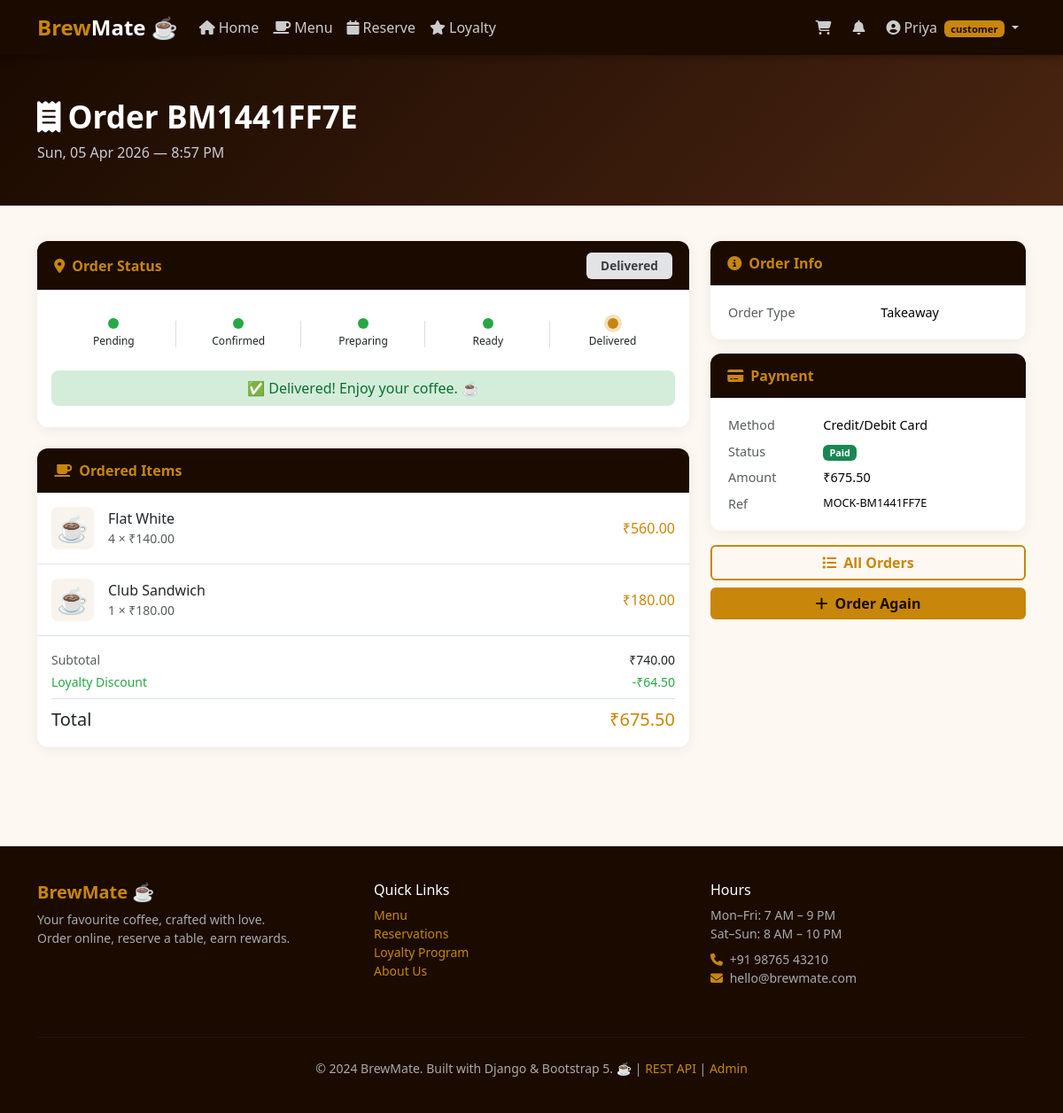
Screenshot of /orders/2/ (signed in) with the database file from the repository.
### coffee/models.py (models this page shows, shortened)
class User(AbstractBaseUser, PermissionsMixin):
    ROLES = [
        ('customer', 'Customer'),
        ('staff',    'Staff'),
        ('admin',    'Admin'),
    ]
    email       = models.EmailField(unique=True, db_index=True)
    first_name  = models.CharField(max_length=50, default='')
    last_name   = models.CharField(max_length=50, blank=True, default='')
    phone       = models.CharField(max_length=15, blank=True, default='')
    role        = models.CharField(max_length=10, choices=ROLES,
                                   default='customer', db_index=True)
    avatar      = models.ImageField(upload_to='avatars/',
                                    blank=True, null=True, default=None)
    is_active   = models.BooleanField(default=True)
    is_staff    = models.BooleanField(default=False)
    date_joined = models.DateTimeField(default=timezone.now)
    USERNAME_FIELD  = 'email'
    REQUIRED_FIELDS = ['first_name']
    objects         = UserManager()
    class Meta:
        db_table = 'coffee_user'

class Order(models.Model):
    STATUS = [
        ('pending',   'Pending'),
        ('confirmed', 'Confirmed'),
        ('preparing', 'Preparing'),
        ('ready',     'Ready'),
        ('delivered', 'Delivered'),
        ('cancelled', 'Cancelled'),
    ]
    ORDER_TYPE = [
        ('dine_in',  'Dine In'),
        ('takeaway', 'Takeaway'),
        ('delivery', 'Delivery'),
    ]
    order_number   = models.CharField(max_length=12, unique=True,
                                      blank=True, default='')
    user           = models.ForeignKey(
        User, on_delete=models.PROTECT, related_name='orders'
    )
    table          = models.ForeignKey(
        ShopTable, on_delete=models.SET_NULL,
        null=True, blank=True, default=None
    )
    order_type     = models.CharField(max_length=10, choices=ORDER_TYPE,
                                      default='dine_in')
    status         = models.CharField(max_length=15, choices=STATUS,
                                      default='pending', db_index=True)
    subtotal       = models.DecimalField(max_digits=10, decimal_places=2,
                                         default=Decimal('0.00'))
    discount       = models.DecimalField(max_digits=10, decimal_places=2,
                                         default=Decimal('0.00'))
    total          = models.DecimalField(max_digits=10, decimal_places=2,
                                         default=Decimal('0.00'))
    loyalty_used   = models.PositiveIntegerField(default=0)
    special_notes  = models.TextField(blank=True, default='')
    estimated_time = models.PositiveIntegerField(default=10)
    created_at     = models.DateTimeField(auto_now_add=True, db_index=True)
    updated_at     = models.DateTimeField(auto_now=True)
    class Meta:
        db_table = 'coffee_order'
        ordering = ['-created_at']

class OrderItem(models.Model):
    order      = models.ForeignKey(
        Order, on_delete=models.CASCADE, related_name='items'
    )
    product    = models.ForeignKey(Product, on_delete=models.PROTECT)
    quantity   = models.PositiveIntegerField(default=1)
    unit_price = models.DecimalField(max_digits=8, decimal_places=2,
                                     default=Decimal('0.00'))
    notes      = models.CharField(max_length=200, blank=True, default='')
    class Meta:
        db_table = 'coffee_orderitem'
    @property
    def subtotal(self):
        return self.unit_price * self.quantity

class Product(models.Model):
    category    = models.ForeignKey(
        Category, on_delete=models.CASCADE, related_name='products'
    )
    name        = models.CharField(max_length=100, default='')
    slug        = models.SlugField(max_length=120, unique=True,
                                   blank=True, default='')
    description = models.TextField(blank=True, default='')
    price       = models.DecimalField(max_digits=8, decimal_places=2,
                                      default=Decimal('0.00'))
    image       = models.ImageField(upload_to='products/',
                                    blank=True, null=True, default=None)
    is_available = models.BooleanField(default=True, db_index=True)
    is_featured  = models.BooleanField(default=False)
    prep_time    = models.PositiveIntegerField(default=5)
    calories     = models.PositiveIntegerField(null=True, blank=True,
                                               default=None)
    created_at   = models.DateTimeField(auto_now_add=True)
    updated_at   = models.DateTimeField(auto_now=True)
    class Meta:
        db_table = 'coffee_product'
        ordering = ['category', 'name']

class Payment(models.Model):
    METHOD = [
        ('cash',   'Cash on Delivery'),
        ('card',   'Credit/Debit Card'),
        ('upi',    'UPI'),
        ('wallet', 'Wallet'),
    ]
    STATUS = [
        ('pending',  'Pending'),
        ('paid',     'Paid'),
        ('failed',   'Failed'),
        ('refunded', 'Refunded'),
    ]
    order          = models.OneToOneField(
        Order, on_delete=models.CASCADE, related_name='payment'
    )
    method         = models.CharField(max_length=10, choices=METHOD,
                                      default='cash')
    status         = models.CharField(max_length=10, choices=STATUS,
                                      default='pending')
    amount         = models.DecimalField(max_digits=10, decimal_places=2,
                                         default=Decimal('0.00'))
    transaction_id = models.CharField(max_length=100, blank=True, default='')
    paid_at        = models.DateTimeField(null=True, blank=True, default=None)
    created_at     = models.DateTimeField(auto_now_add=True)
    class Meta:
        db_table = 'coffee_payment'

### coffee/views.py (the view)
# urls.py: path('orders/<int:pk>/',               views.order_detail_view,     name='order_detail'),
@login_required
def order_detail_view(request, pk):
    order = get_object_or_404(Order, pk=pk)
    if request.user.role == 'customer' and order.user != request.user:
        return redirect('forbidden')
    return render(request, 'coffee/order_detail.html', {
        'order':   order,
        'payment': getattr(order, 'payment', None),
    })

### coffee/templates/coffee/order_detail.html (shortened to what this page needs)
{% extends 'coffee/base.html' %}
{% block content %}
<div class="page-hero">
  <div class="container">
    <h1><i class="fa fa-receipt me-2"></i>Order {{ order.order_number }}</h1>
    <p class="mb-0 mt-1" style="color:#ccc">{{ order.created_at|date:"D, d M Y — g:i A" }}</p>
  </div>
</div>
<div class="container pb-5">
  <div class="row g-4">
    <div class="col-lg-8">
      <div class="card mb-4">
        <div class="card-header-brew d-flex justify-content-between align-items-center">
          <span><i class="fa fa-map-marker-alt me-2"></i>Order Status</span>
          <span class="badge badge-{{ order.status }} px-3 py-2" style="font-size:.85rem">{{ order.get_status_display }}</span>
        </div>
        <div class="card-body py-4">
          <div class="order-steps">
            {% for step_key, step_label in order.STATUS %}
            {% if step_key != 'cancelled' %}
            <div class="step {% if order.status == step_key %}active{% elif order.status in 'confirmed preparing ready delivered' and step_key == 'pending' %}done{% elif order.status in 'preparing ready delivered' and step_key == 'confirmed' %}done{% elif order.status in 'ready delivered' and step_key == 'preparing' %}done{% elif order.status == 'delivered' and step_key == 'ready' %}done{% endif %}">
              <div class="step-dot"></div>
              <div>{{ step_label }}</div>
            </div>
            {% endif %}
            {% endfor %}
          </div>
          {% if order.status == 'ready' %}
          <div class="alert mt-3 mb-0 text-center py-2 fw-700" style="background:#d4edda;color:#0d6e2e;border:none;border-radius:8px">
            🎉 Your order is ready! Please collect at the counter.
          </div>
          {% elif order.status == 'delivered' %}
          <div class="alert mt-3 mb-0 text-center py-2 fw-700" style="background:#d4edda;color:#0d6e2e;border:none;border-radius:8px">
            ✅ Delivered! Enjoy your coffee. ☕
          </div>
          {% elif order.status in 'pending confirmed preparing' %}
          <div class="text-center mt-3 text-muted small">
            <i class="fa fa-clock me-1"></i>Estimated time: <strong>{{ order.estimated_time }} minutes</strong>
          </div>
          {% endif %}
        </div>
      </div>
      <div class="card">
        <div class="card-header-brew"><i class="fa fa-coffee me-2"></i>Ordered Items</div>
        <div class="card-body p-0">
          {% for item in order.items.all %}
          <div class="d-flex align-items-center gap-3 p-3 {% if not forloop.last %}border-bottom{% endif %}">
            <div style="width:48px;height:48px;background:#f8f4ed;border-radius:8px;display:flex;align-items:center;justify-content:center;font-size:1.8rem;flex-shrink:0">☕</div>
            <div class="flex-grow-1">
              <div class="fw-700">{{ item.product.name }}</div>
              <div class="small text-muted">{{ item.quantity }} × ₹{{ item.unit_price }}</div>
            </div>
            <div class="fw-700" style="color:var(--brew-gold)">₹{{ item.subtotal }}</div>
          </div>
          {% endfor %}
          <div class="p-3 border-top">
            <div class="d-flex justify-content-between small mb-1">
              <span class="text-muted">Subtotal</span><span>₹{{ order.subtotal }}</span>
            </div>
            {% if order.discount %}<div class="d-flex justify-content-between small mb-1" style="color:#28a745">
              <span>Loyalty Discount</span><span>-₹{{ order.discount }}</span>
            </div>{% endif %}
            <div class="d-flex justify-content-between fw-800 fs-5 mt-2 pt-2 border-top">
              <span>Total</span><span style="color:var(--brew-gold)">₹{{ order.total }}</span>
            </div>
          </div>
        </div>
      </div>
    </div>
    <div class="col-lg-4">
      <div class="card mb-3">
        <div class="card-header-brew"><i class="fa fa-info-circle me-2"></i>Order Info</div>
        <div class="card-body">
          <table class="table table-borderless table-sm mb-0" style="font-size:.9rem">
            <tr><td class="text-muted">Order Type</td><td class="fw-600">{{ order.get_order_type_display }}</td></tr>
          </table>
        </div>
      </div>
      {% if payment %}
      <div class="card mb-3">
        <div class="card-header-brew"><i class="fa fa-credit-card me-2"></i>Payment</div>
        <div class="card-body">
          <table class="table table-borderless table-sm mb-0" style="font-size:.9rem">
            <tr><td class="text-muted">Method</td><td class="fw-600">{{ payment.get_method_display }}</td></tr>
            <tr><td class="text-muted">Status</td>
              <td><span class="badge {% if payment.status == 'paid' %}bg-success{% elif payment.status == 'pending' %}bg-warning text-dark{% else %}bg-danger{% endif %}">{{ payment.get_status_display }}</span></td>
            </tr>
            <tr><td class="text-muted">Amount</td><td class="fw-600">₹{{ payment.amount }}</td></tr>
            {% if payment.transaction_id %}<tr><td class="text-muted">Ref</td><td class="fw-600 small">{{ payment.transaction_id }}</td></tr>{% endif %}
          </table>
        </div>
      </div>
      {% endif %}
      <div class="d-grid gap-2">
        <a href="{% url 'my_orders' %}" class="btn btn-brew-outline"><i class="fa fa-list me-2"></i>All Orders</a>
        <a href="{% url 'menu' %}" class="btn btn-brew"><i class="fa fa-plus me-2"></i>Order Again</a>
      </div>
    </div>
  </div>
</div>
{% endblock %}

### coffee/templates/coffee/base.html (shortened to what this page needs)
<!DOCTYPE html>
<html lang="en">
<head>
  <link href="https://cdn.jsdelivr.net/npm/bootstrap@5.3.2/dist/css/bootstrap.min.css" rel="stylesheet">
  <link href="https://cdnjs.cloudflare.com/ajax/libs/font-awesome/6.4.0/css/all.min.css" rel="stylesheet">
</head>
<body>
{% if user.is_authenticated %}
<nav class="navbar navbar-expand-lg sticky-top">
  <div class="container">
    <a class="navbar-brand" href="{% url 'home' %}">Brew<span>Mate</span> ☕</a>
    <div class="collapse navbar-collapse" id="navMain">
      <ul class="navbar-nav me-auto">
        <li class="nav-item"><a class="nav-link" href="{% url 'home' %}"><i class="fa fa-home me-1"></i>Home</a></li>
        <li class="nav-item"><a class="nav-link" href="{% url 'menu' %}"><i class="fa fa-coffee me-1"></i>Menu</a></li>
        {% if user.role == 'customer' %}
        <li class="nav-item"><a class="nav-link" href="{% url 'reservation' %}"><i class="fa fa-calendar me-1"></i>Reserve</a></li>
        <li class="nav-item"><a class="nav-link" href="{% url 'loyalty' %}"><i class="fa fa-star me-1"></i>Loyalty</a></li>
        {% endif %}
      </ul>
      <ul class="navbar-nav align-items-center gap-2">
        {% if user.role == 'customer' %}
        <li class="nav-item">
          <a class="nav-link position-relative" href="{% url 'cart' %}">
            <i class="fa fa-shopping-cart"></i>
          </a>
        </li>
        {% endif %}
        <li class="nav-item">
          <a class="nav-link" href="{% url 'notifications' %}">
            <i class="fa fa-bell"></i>
          </a>
        </li>
        <li class="nav-item dropdown">
          <a class="nav-link dropdown-toggle" href="#" data-bs-toggle="dropdown">
            <i class="fa fa-user-circle me-1"></i>{{ user.first_name }}
            <span class="badge ms-1" style="background:var(--brew-gold);color:var(--brew-dark);font-size:.7rem">{{ user.role }}</span>
          </a>
        </li>
      </ul>
    </div>
  </div>
</nav>
{% endif %}
{% block content %}{% endblock %}
<footer>
  <div class="container">
    <div class="row">
      <div class="col-md-4 mb-3">
        <h5 style="color:var(--brew-gold);font-weight:800">BrewMate ☕</h5>
        <p class="small mt-2">Your favourite coffee, crafted with love.<br>Order online, reserve a table, earn rewards.</p>
      </div>
      <div class="col-md-4 mb-3">
        <h6 style="color:#fff">Quick Links</h6>
        <ul class="list-unstyled small mt-2">
          <li><a href="{% url 'menu' %}">Menu</a></li>
          <li><a href="{% url 'reservation' %}">Reservations</a></li>
          <li><a href="{% url 'loyalty' %}">Loyalty Program</a></li>
          <li><a href="{% url 'about' %}">About Us</a></li>
        </ul>
      </div>
      <div class="col-md-4 mb-3">
        <h6 style="color:#fff">Hours</h6>
        <ul class="list-unstyled small mt-2">
          <li>Mon–Fri: 7 AM – 9 PM</li>
          <li>Sat–Sun: 8 AM – 10 PM</li>
          <li class="mt-2"><i class="fa fa-phone me-1" style="color:var(--brew-gold)"></i> +91 98765 43210</li>
          <li><i class="fa fa-envelope me-1" style="color:var(--brew-gold)"></i> hello@brewmate.com</li>
        </ul>
      </div>
    </div>
    <hr style="border-color:#333; margin: 1.5rem 0">
    <div class="text-center small">
      &copy; 2024 BrewMate. Built with Django &amp; Bootstrap 5. ☕
      | <a href="/api/products/">REST API</a>
      | <a href="/admin/">Admin</a>
    </div>
  </div>
</footer>
</body>
</html>

### rows the page displays
User: first_name "Priya", role "customer"
Order: order_number "BM1441FF7E", created_at "Sun, 05 Apr 2026 — 8:57 PM", status "Delivered", subtotal "740.00", discount "64.50", total "675.50", order_type "Takeaway"
OrderItem: product.name "Flat White", quantity "4", unit_price "140.00", subtotal "560.00"
OrderItem: product.name "Club Sandwich", quantity "1", unit_price "180.00", subtotal "180.00"
Payment: method "Credit/Debit Card", status "Paid", amount "675.50", transaction_id "MOCK-BM1441FF7E"

### other values shown
{{ step_label }} "Pending" "Confirmed" "Preparing" "Ready" "Delivered"
